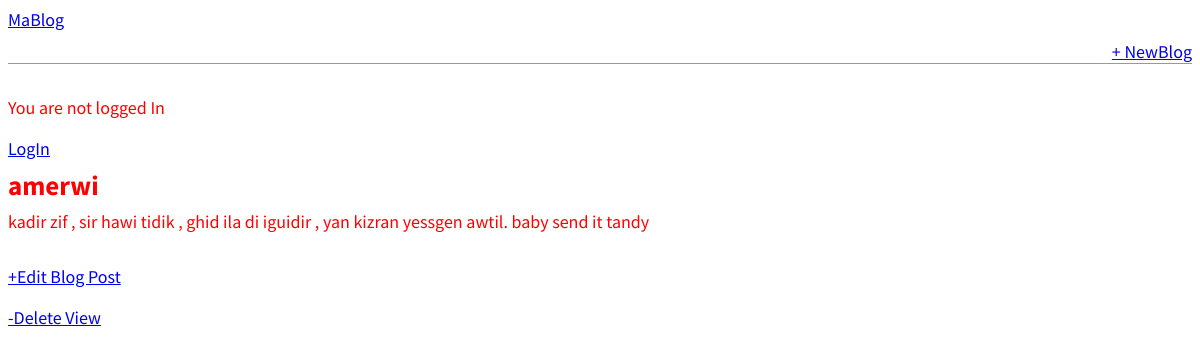
Screenshot of /post/3/ with the database file from the repository.
### Mablog/models.py (models this page shows, shortened)
class Post(models.Model):
    title=models.CharField(max_length=30)
    author=models.ForeignKey(
        User,
        on_delete=models.CASCADE
    )
    body=models.TextField()

### Mablog/views.py (the view)
# urls.py: path('post/<int:pk>/', BlogDetailView.as_view(), name='post_detail'),
class BlogDetailView(DetailView):
    model=Post
    context_object_name='blogDposts'
    template_name='post_detail.html'

### templates/post_detail.html
{% extends 'base.html' %}
{% block content %}
    <div class="post-entry">
        <h2>{{ blogDposts.title }}</h2>
        <p>{{ blogDposts.body }}</p>
    </div>
    <p><a href="{% url 'post_edit' pk=blogDposts.pk %}">+Edit Blog Post</a></p>
    <p><a href="{% url 'post_delete' pk=blogDposts.pk %}">-Delete View</a></p>
{% endblock content %}

### static/css/base.css (style rules this page uses)
body { color: red; }
body { font-family: 'Source Sans Pro', sans-serif; font-size: 18px; }
.post-entry { margin-bottom: 2rem; }
.post-entry h2 { margin: 0.5rem 0; }
.post-entry p { margin: 0; font-weight: 400; }

### rows the page displays
Post: title "amerwi", body "kadir zif , sir hawi tidik , ghid ila di iguidir , yan kizran yessgen awtil. baby send it tandy"
